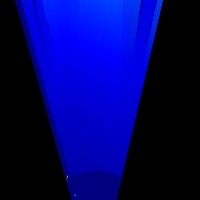
#> input picture class_code/referenceImage.jpg, 200 x 200 px, found by its file name
$ python Test_Object_Detection.py
#> lines starting #> are read from the running program, lines starting #| are printed output that depends on the picture
"""
    Test File - ObjectDetection
"""

import pyrealsense2 as rs
import numpy as np
import cv2
from matplotlib import pyplot as plt
import time

# Loads in reference image, sets to gray scale
referenceImage_path ="/home/nvidia/Desktop/class_code/referenceImage.jpg"
reference_image = cv2.imread(referenceImage_path, 0)
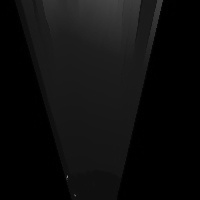
#> reference_image: shape (200, 200); min 0, max 136, mean 13.7

min_compare_value = 3 # Used as minimum difference between image and referenceImage
count = 0             # Used simply for display purposes
iterCount = 0         # Must detect something for multiple frames in a row to account for noise
maxIter = 3


y_min = 118
y_max = 163 #193
x_min = 81
x_max = 107

crop_y_min = 0
crop_y_max = 163
v_tl = (25, crop_y_min)
v_bl = (75, crop_y_max)
v_br = (120, crop_y_max)
v_tr = (160, crop_y_min)
y_crop_offset = (200 - crop_y_max)

cv2.namedWindow('image', cv2.WINDOW_NORMAL)
cv2.resizeWindow('image', 1000, 700)

def crop_image(img):
        """
        Tkes in an image and crops out a specified range
        """
        cropVertices = [v_tl, v_bl, v_br, v_tr]                      # Corners of cropped image

        # Blank matrix that matches the image height/width
        mask = np.zeros_like(img)

        match_mask_color = 255 # Set to 255 to account for grayscale

        cv2.fillPoly(mask, np.array([cropVertices], np.int32), match_mask_color) # Fill polygon

        masked_image = cv2.bitwise_and(img, mask)

        return masked_image

def detect_object(img):
    """
    Takes in image and searches each pixel in a designated region to see if there is an object
    """
    # height = img.shape[0]
    # width = img.shape[1]

    for y in range(y_min, y_max):
        for x in range(x_min, x_max):
            if img[y][x] > min_compare_value:
                return (y,x), True

    return (0,0), False

# Configure depth and color streams
#> (the run stopped early here; a loop or call above may not have finished)

$ run again, with class_code/appBoard.jpg copied over class_code/referenceImage.jpg
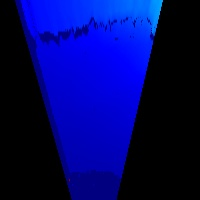
#> input picture class_code/appBoard.jpg, 200 x 200 px, found by its file name
#> `reference_image = cv2.imread(referenceImage_path, 0)`:
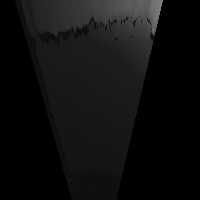
#> reference_image: shape (200, 200); min 0, max 128, mean 15.2
